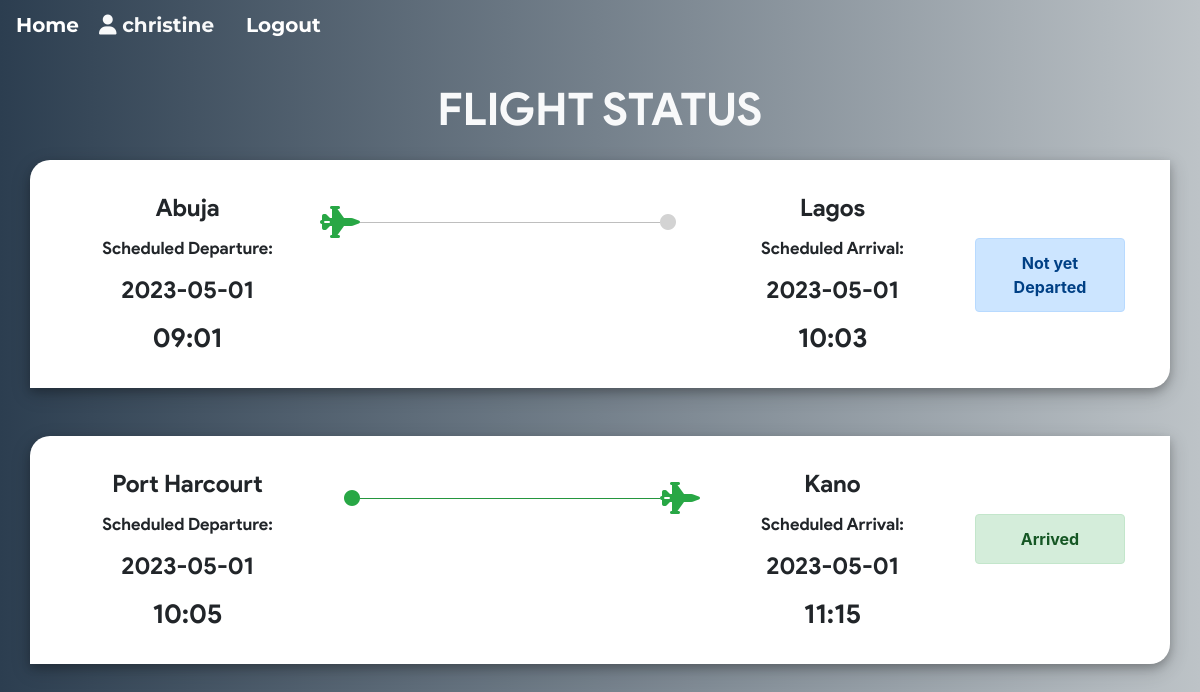
The page /my_flights.php (signed in) on the database its author committed.
### tables this page shows
CREATE TABLE `ticket` (
  `ticket_id` int(11) NOT NULL AUTO_INCREMENT,
  `passenger_id` int(11) NOT NULL,
  `flight_id` int(11) NOT NULL,
  `user_id` int(11) NOT NULL,
  `seat_no` varchar(10) NOT NULL,
  `cost` int(11) NOT NULL,
  `class` varchar(3) NOT NULL,
  PRIMARY KEY (`ticket_id`),
  KEY `user_id` (`user_id`),
  KEY `flight_id` (`flight_id`),
  KEY `passenger_id` (`passenger_id`),
  CONSTRAINT `ticket_ibfk_1` FOREIGN KEY (`user_id`) REFERENCES `users` (`user_id`),
  CONSTRAINT `ticket_ibfk_2` FOREIGN KEY (`flight_id`) REFERENCES `flight` (`flight_id`),
  CONSTRAINT `ticket_ibfk_3` FOREIGN KEY (`passenger_id`) REFERENCES `passenger_profile` (`passenger_id`) ON DELETE CASCADE
);

CREATE TABLE `flight` (
  `flight_id` int(11) NOT NULL AUTO_INCREMENT,
  `admin_id` int(11) NOT NULL,
  `arrivale` datetime NOT NULL,
  `departure` datetime NOT NULL,
  `Destination` varchar(20) NOT NULL,
  `source` varchar(20) NOT NULL,
  `airline` varchar(20) NOT NULL,
  `Seats` varchar(110) NOT NULL,
  `duration` varchar(20) NOT NULL,
  `Price` int(11) NOT NULL,
  `status` varchar(6) DEFAULT NULL,
  `issue` varchar(50) DEFAULT NULL,
  `last_seat` varchar(5) DEFAULT '',
  `bus_seats` int(11) DEFAULT '20',
  `last_bus_seat` varchar(5) DEFAULT '',
  PRIMARY KEY (`flight_id`),
  KEY `admin_id` (`admin_id`),
  KEY `destination` (`Destination`),
  KEY `source` (`source`),
  CONSTRAINT `flight_ibfk_1` FOREIGN KEY (`admin_id`) REFERENCES `admin` (`admin_id`)
);

### my_flights.php (the view, shortened to what this page needs)
<?php if(isset($_SESSION['userId'])) {
    require 'helpers/init_conn_db.php';
?>
<main>
    <div class="container">
    <h1 class="text-center text-light mt-4 mb-4">FLIGHT STATUS</h1>
    <?php
    $sql_t = 'SELECT * FROM Ticket WHERE user_id=?';
    $stmt_t = mysqli_stmt_init($conn);
    if(!mysqli_stmt_prepare($stmt_t,$sql_t)) {
        header('Location: ticket.php?error=sqlerror');
        exit();
    } else {
        mysqli_stmt_bind_param($stmt_t,'i',$_SESSION['userId']);
        mysqli_stmt_execute($stmt_t);
        $result_t = mysqli_stmt_get_result($stmt_t);
        while($row_t = mysqli_fetch_assoc($result_t)) {
            $sql = 'SELECT * FROM Passenger_profile WHERE passenger_id=?';
            $stmt = mysqli_stmt_init($conn);
            if(!mysqli_stmt_prepare($stmt,$sql)) {
                header('Location: my_flights.php?error=sqlerror');
                exit();
            } else {
                mysqli_stmt_bind_param($stmt,'i',$row_t['passenger_id']);
                mysqli_stmt_execute($stmt);
                $result = mysqli_stmt_get_result($stmt);
                if ($row = mysqli_fetch_assoc($result)) {
                    $sql_f = 'SELECT * FROM Flight WHERE flight_id=? ';
                    $stmt_f = mysqli_stmt_init($conn);
                    if(!mysqli_stmt_prepare($stmt_f,$sql_f)) {
                        header('Location: my_flights.php?error=sqlerror');
                        exit();
                    } else {
                        mysqli_stmt_bind_param($stmt_f,'i',$row_t['flight_id']);
                        mysqli_stmt_execute($stmt_f);
                        $result_f = mysqli_stmt_get_result($stmt_f);
                        if($row_f = mysqli_fetch_assoc($result_f)) {
                            $date_time_dep = $row_f['departure'];
                            $date_dep = substr($date_time_dep,0,10);
                            $time_dep = substr($date_time_dep,10,6) ;
                            $date_time_arr = $row_f['arrivale'];
                            $date_arr = substr($date_time_arr,0,10);
                            $time_arr = substr($date_time_arr,10,6) ;
                            if($row_f['status'] === '') {
                                $status = "Not yet Departed";
                                $alert = 'alert-primary';
                            } else if($row_f['status'] === 'dep') {
                                $status = "Departed";
                                $alert = 'alert-info';
                            } else if($row_f['status'] === 'issue') {
                                $status = "Delayed";
                                $alert = 'alert-danger';
                            } else if($row_f['status'] === 'arr') {
                                $status = "Arrived";
                                $alert = 'alert-success';
                            }
                            echo '
                            <div class="row out mb-5 ">
                                <div class="col-md-4 order-lg-3 order-md-1"> ';
                                if($row_f['status'] === 'arr') {
                                    echo '
                                    <div class="row">
                                        <div class="col-1 p-0 m-0">
                                            <i class="fa fa-circle mt-4 text-success"
                                                style="float: right;"></i>
                                        </div>
                                        <div class="col-10 p-0 m-0 mt-3" style="float: right;">
                                            <hr class="bg-success">
                                        </div>
                                        <div class="col-1 p-0 m-0">
                                            <i class="fa fa-2x fa-fighter-jet mt-3 text-success"
                                                ></i>
                                        </div>
                                    </div>
                                    ';
                                } else {
                                    echo '
                                    <div class="row">
                                        <div class="col-1 p-0 m-0">
                                            <i class="fa fa-2x fa-fighter-jet mt-3 text-success"
                                                style="float: right;"></i>
                                        </div>
                                        <div class="col-10 p-0 m-0 mt-3" style="float: right;">
                                            <hr style="background-color: lightgrey;">
                                        </div>
                                        <div class="col-1 p-0 m-0">
                                            <i class="fa fa-circle mt-4"
                                                style="color: lightgrey;"></i>
                                        </div>
                                    </div>
                                    ';
                                }
                                    echo '
                                </div>
                                <div class="col-md-3 col-6 order-md-2 pl-0 text-center
                                    order-lg-2 card-dep">
                                    <p class="city">'.$row_f['source'].'</p>
                                    <p class="stat">Scheduled Departure:</p>
                                    <p class="date">'.$date_dep.'</p>
                                    <p class="time">'.$time_dep.'</p>
                                </div>
                                <div class="col-md-3 col-6 order-md-4 pr-0 text-center
                                    order-lg-4 card-arr"
                                    style="float: right;">
                                    <p class="city">'.$row_f['Destination'].'</p>
                                    <p class="stat">Scheduled Arrival:</p>
                                    <p class="date">'.$date_arr.'</p>
                                    <p class="time">'.$time_arr.'</p>
                                </div>
                                <div class="col-lg-2 order-md-12">
                                    <div class="alert '.$alert.' mt-5 text-center"
                                        role="alert">
                                        '.$status.'
                                    </div>
                                </div>
                            </div> ';
                        }
                    }
                }
            }
        }
    }
    ?>
</div>
</main>
<?php } ?>

### my_flights.php (style rules this page uses)
body { background: #bdc3c7; background: -webkit-linear-gradient(to right, #2c3e50, #bdc3c7); background: linear-gradient(to right, #2c3e50, #bdc3c7); }
div.out { padding: 30px; box-shadow: 0 4px 8px 0 rgba(0, 0, 0, 0.2), 0 6px 20px 0 rgba(0, 0, 0, 0.19); border-top-left-radius: 20px; border-bottom-right-radius: 20px; }
.city { font-size: 24px; }
p { margin-bottom: 10px; font-family: product sans; }
.alert { font-weight: bold; }
.date { font-size: 24px; }
.time { font-size: 27px; margin-bottom: 0px; }
.stat { font-size: 17px; }
h1 { font-weight: lighter !important; font-size: 45px !important; margin-bottom: 20px; font-family :'product sans' !important; font-weight: bolder; }
.row { background-color: white; }

### rows shown on the page
ticket: flight.source "Abuja", flight.departure "2023-05-01", flight.departure "09:01", flight.Destination "Lagos", flight.arrivale "2023-05-01", flight.arrivale "10:03", flight.status "Not yet Departed"
ticket: flight.source "Port Harcourt", flight.departure "2023-05-01", flight.departure "10:05", flight.Destination "Kano", flight.arrivale "2023-05-01", flight.arrivale "11:15", flight.status "Arrived"

### other values the page prints
$_SESSION['userUid'] "christine"
